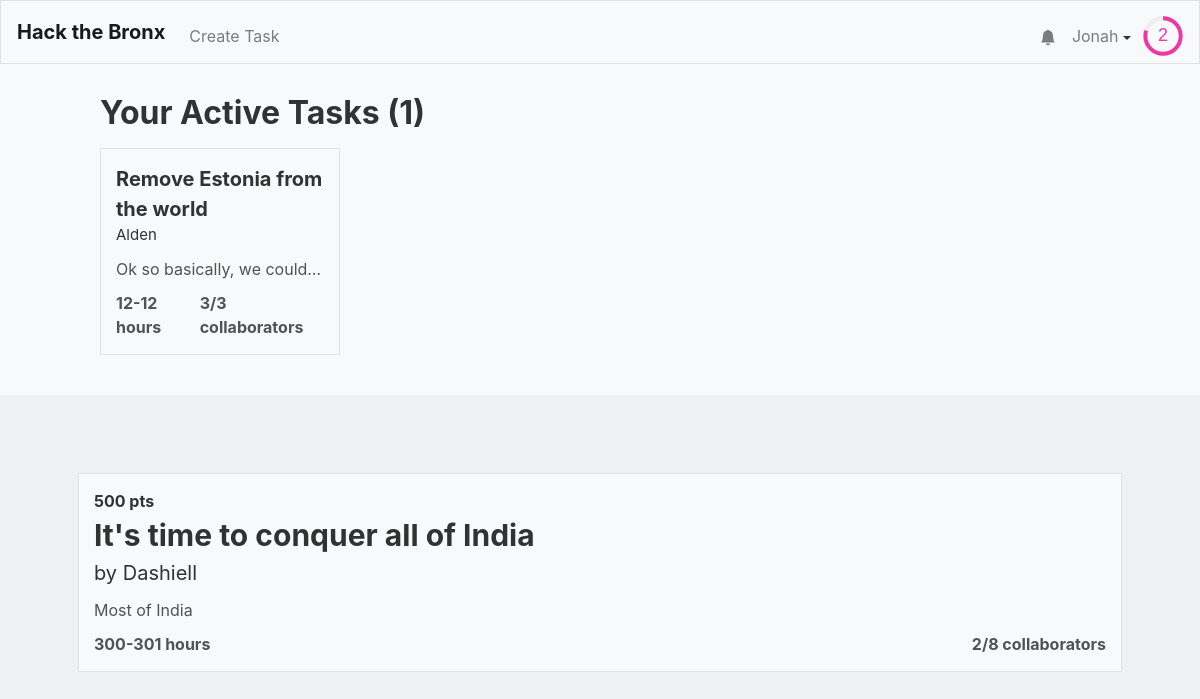
The page / (signed in) on the database its author committed.
### tables this page shows
CREATE TABLE "users" (
	"id"	INTEGER NOT NULL UNIQUE,
	"username"	TEXT NOT NULL UNIQUE,
	"hash"	TEXT NOT NULL,
	"email"	TEXT,
	"tasks"	TEXT,
	"points"	INTEGER NOT NULL DEFAULT 0,
	"numcomplete"	INTEGER NOT NULL DEFAULT 0,
	"notifications"	BLOB,
	PRIMARY KEY("id" AUTOINCREMENT)
);

CREATE TABLE "tasks" (
	"id"	INTEGER NOT NULL UNIQUE,
	"title"	TEXT NOT NULL,
	"description"	TEXT,
	"languages"	BLOB,
	"image"	TEXT,
	"hmin"	INTEGER,
	"hmax"	INTEGER,
	"cmax"	INTEGER,
	"collaborators"	TEXT,
	"creator"	INTEGER,
	PRIMARY KEY("id" AUTOINCREMENT)
);

### application.py (the view)
@app.route("/")
@login_required
def index():
    alltasks = db.execute("SELECT * FROM tasks")
    tasks = []
    other_tasks = []
    for task in alltasks:
        lst = None
        f = False
        if (task['creator'] == session['user_id'] or session['user_id'] in debyte(task['collaborators'])):
            lst = tasks
        else:
            lst = other_tasks
            f = True
        creator = get_user_from_id(task['creator'],db)
        task['creator'] = creator["username"]
        task["collaborators-count"] = len(debyte(task['collaborators']))
        task["points"] = calculate_points(task)
        if f:
            if task["collaborators-count"] != task["cmax"]:
                lst.append(task)
        else:
            lst.append(task)
    random.shuffle(other_tasks)
    return render_template("index.html",len=len,active_tasks = tasks,tasks = other_tasks,user=getuser(session, db))

### application.py (called while the page is built)
@app.after_request
def after_request(response):
    response.headers["Cache-Control"] = "no-cache, no-store, must-revalidate"
    response.headers["Expires"] = 0
    response.headers["Pragma"] = "no-cache"
    return response

### helpers.py (called while the page is built)
def login_required(f):
    @wraps(f)
    def decorated_function(*args, **kwargs):
        if session.get("user_id") is None:
            return redirect("/login")
        return f(*args, **kwargs)
    return decorated_function

def debyte(obj):
    return pickle.loads(obj)

def getuser(session, db):
    user =  db.execute("SELECT * FROM users WHERE id = :id", id=session["user_id"])[0]
    user["level"]=int(user['points']**.5//8)
    user["level-progress"] = (user['points']**.5/8-user["level"])*100
    user["notifications"] = debyte(user["notifications"]) if user["notifications"] else []
    user["notification-amount"] = len(user["notifications"])
    return user

def get_user_from_id(id, db):
    user =  db.execute("SELECT * FROM users WHERE id = :id", id=id)[0]
    user["level"]=int(user['points']**.5//8)
    user["level-progress"] = (user['points']**.5%8)/(((user["level"]+1)*8)**2)
    return user

def calculate_points(task):
    if task['hmin'] and task['hmax']:
        total = int(min((task['hmin']+task['hmax'])/2 * 100, 500))
    else:
        total = 0
    return total

### templates/index.html (shortened to what this page needs)
{% extends "layout.html" %}
{% block head %}
    <link href="/static/browse.css" rel="stylesheet">
{% endblock %}
{% block mainnocont %}
	<div class="active-task-wrapper">
		{% if active_tasks != [] %}
			<h1>Your Active Tasks ({{len(active_tasks)}})</h1>
			<div class="active-task-grid">
				{% for task in active_tasks %}
						<a class = "div-link" href="/task/{{task.id}}">
							<div class="atask">
								<span class="task-name">{{ task["title"] }}</span>
								<span class="task-creator">{{ task["creator"] }}</span>
								<span class="task-desc">{{ task["description"] }}</span>
								<div class="task-stats">
									<span class="task-time">{{ task["hmin"] }}-{{ task["hmax"] }} hours</span>
									<span class="task-collaborator-count">{{ task["collaborators-count"] }}/{{ task["cmax"] }} collaborators</span>
								</div>
							</div>
						</a>
				{% endfor %}
			</div>
		{% else %}
			<h2>You don't have any tasks, try joining or making some...</h2>
		{% endif %}
	</div>
{% endblock %}
{% block main %}
	{% for task in tasks %}
		<a class = "div-link" href="/task/{{task.id}}">
			<div class="task">
				<span class="task-points">{{ task["points"] }} pts</span>
				<span class="task-name">{{ task["title"] }}</span>
				<span class="task-creator">by {{ task["creator"] }}</span>
				<span class="task-desc">{{ task["description"] }}</span>
				<div class="task-stats">
					<span class="task-time">{{ task["hmin"] }}-{{ task["hmax"] }} hours</span>
					<span class="task-collaborator-count">{{ task["collaborators-count"] }}/{{ task["cmax"] }} collaborators</span>
				</div>
			</div>
		</a>
	{% endfor %}
{% endblock %}

### templates/layout.html (shortened to what this page needs)
<!DOCTYPE html>
<html lang="en">
    <head>
        <link href="https://maxcdn.bootstrapcdn.com/bootstrap/4.1.3/css/bootstrap.min.css" rel="stylesheet">
        {% block head %}{% endblock %}
        <link href="/static/styles.css" rel="stylesheet">
    </head>
    <body>
        <nav style = "height: 8vh" class="navbar navbar-expand-md navbar-light bg-light border">
            <a class="navbar-brand" href="/"><b>Hack the Bronx</b></a>
            <div class="collapse navbar-collapse" id="navbar">
                {% if session.user_id %}
                    <ul class="navbar-nav mt-2">
                        <li class="nav-item"><a class="nav-link" href="/taskCreation">Create Task</a></li>
                    </ul>
                    <ul class="navbar-nav ml-auto mt-2">
                        <li style="position: relative; transform:translateX(8px) translateY(7.5px);"class="nav-item"><a class="nav-link" href="/notifications"><svg xmlns="http://www.w3.org/2000/svg" width="16" height="16" fill="currentColor" class="bi bi-bell-fill" viewBox="0 0 16 16">
  <path d="M8 16a2 2 0 0 0 2-2H6a2 2 0 0 0 2 2zm.995-14.901a1 1 0 1 0-1.99 0A5.002 5.002 0 0 0 3 6c0 1.098-.5 6-2 7h14c-1.5-1-2-5.902-2-7 0-2.42-1.72-4.44-4.005-4.901z"/>
</svg></a><span style="display:{{ "none" if user["notification-amount"] == 0 else "flex" }};" class="notification-circle">{{user["notification-amount"]}}</span></li>
                        <li class="nav-item">
                            <div id="user-information-dropdown">
                              <button onclick="showUserDropdown()" id="user-information-dropname" class="nav-link">{{ session.user_name }} <span class="dropdown-caret"></span></button>
                            </div>
                        </li>
                        <li class="nav-item">
                            <div style = "margin-left: -4px;">
                                <svg viewBox="0 0 36 36" style="transform: translateY(8px); width: 40px;">
                                    <path class="level-display-bg"
                                d="M18 2.0845
                                  a 15.9155 15.9155 0 0 1 0 31.831
                                  a 15.9155 15.9155 0 0 1 0 -31.831"
                              />
                                  <path class = "level-display"
                                    d="M18 2.0845
                                      a 15.9155 15.9155 0 0 1 0 31.831
                                      a 15.9155 15.9155 0 0 1 0 -31.831"
                                    fill="none"
                                    stroke="#444";
                                    stroke-width="1";
                                    stroke-dasharray="{{ user["level-progress"] }}, 100";
                                  />
                                  <text x="18" y="22.8" class="level">{{user["level"]}}</text>
                                </svg>
                            </div>
                        </li>
                    </ul>
                {% endif %}
            </div>
        </nav>
        {% block mainnocont %}{% endblock %}
        <main class="container p-5">
            {% block main %}{% endblock %}
        </main>
    </body>
</html>

### static/browse.css (style rules this page uses)
h1,h2,span { color: var(--text-main); }
.task, .atask { margin: 30px 0; background: var(--foreground-1); border: 1px solid var(--border-1); padding: 15px; display: flex; flex-direction: column; transition: .1s; }
.atask { width: 20vw; margin: 0 0; }
.task-name { font-size: 30px; font-weight: bold; }
.task-creator { font-size: 20px; color: var(--text-main); }
.task-desc { color: var(--text-weak); margin: 10px 0; width: 100%; white-space: nowrap; overflow: hidden; text-overflow: ellipsis; }
.task-points, .task-time, .task-collaborator-count { color: var(--text-weak); font-weight: bold; }
.task-points { color: var(--text-main); }
.task-stats { display: flex; justify-content: space-between; width: 100%; }
.atask .task-name { font-size: 20px; }
.atask .task-creator { font-size: 15px; }
.active-task-grid { display: grid; grid-template-columns: repeat(4,1fr); grid-row-gap: 20px; }
.active-task-wrapper { padding: 30px 100px 40px; background: var(--foreground-1); width: 100%; }
.active-task-wrapper h1 { font-size: 2em; margin-bottom: .5em; font-weight: bold; }
body { background: var(--background-1); }

### static/styles.css (style rules this page uses)
:root { --text-main: #323232; --text-weak: #525252; --text-medium-1: #4a4a4a; --text-medium-2: #3d3d3d; --text-light: #ababab; --input-text: #495057; --input-border: #ced4da; --table-border: #ddd; --close-button: #aaa; --close-button-hover: black; --level-display-bg: #eee; --foreground-0: white; --foreground-1: #F8F9FA; --foreground-2: #e5e5f7; --foreground-3: #F5F5FF; --foreground-4: #f2f2f2; --tag-text: #8282a1; --tag-remove:#b4b4d4; --border-1: #DEE2E6; --background-1: #EDF1F2; --focus-skyblue: #3DB2FF; --focus-pink: #f037a5; --focus-mint: #57CC99; --focus-selectblue : #007bff; --focus-navyblue: #2D46B9; --focus-green-light: #2FDD92; --focus-green-dark: #34BE82; --focus-red-light: #EC255A; --focus-red-dark: #d11749; --error-red: #ff759d; --error-text: #8a1134; font-size: 2vh; }
#user-information-dropname { background: none; padding: 16px; border: none; cursor: pointer; }
.dropdown-caret { display: inline-block; width: 0; height: 0; vertical-align: middle; content: ""; border-style: solid; border-width: 4px 4px 0; border-right-color: transparent; border-bottom-color: transparent; border-left-color: transparent; }
#user-information-dropname { position: relative; display: inline-block; }
.level { fill: var(--focus-pink); font-family: sans-serif; font-size: 1em; text-anchor: middle; }

### rows shown on the page
users: user_name "Jonah"
tasks: title "Remove Estonia from the world", creator "Alden", description "Ok so basically, we could…", hmin "12", hmax "12", cmax "3"
tasks: points "500", title "It's time to conquer all of India", creator "Dashiell", description "Most of India", hmin "300", hmax "301", id "2", cmax "8"

### other values the page prints
{{ user["level"] }} "2"
{{ len(active_tasks) }} "1"
